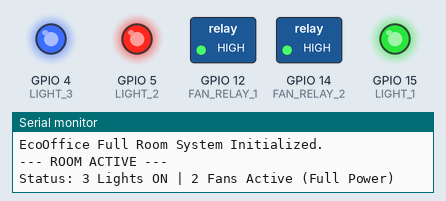
The sketch below on a simulated ESP32. Parts: switched loads named in the sketch (green lamp = pin HIGH), output pins drawn as LEDs (lit = HIGH), the last lines printed to the serial monitor.

Above: at 2.0 s.
At 6.0 s:
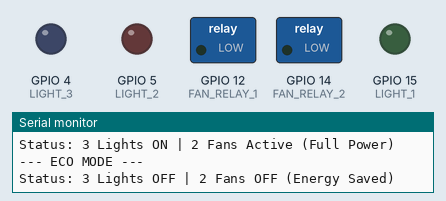
Timing chart, 0 to 10.4 s (numbered marks = the images above):
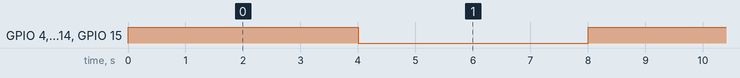

Measured:
- by itself, GPIO 4 (LIGHT_3), GPIO 5 (LIGHT_2), GPIO 12 (FAN_RELAY_1), GPIO 14 (FAN_RELAY_2), GPIO 15 (LIGHT_1): alternates HIGH for 4.0 s and LOW for 4.0 s

The sketch:

sketch.ino
```cpp
// 3 Lights (External LEDs)
#define LIGHT_1 15
#define LIGHT_2 5
#define LIGHT_3 4

// 2 Fan Relays
#define FAN_RELAY_1 12
#define FAN_RELAY_2 14

void setup() {
  Serial.begin(115200);

  // Initialize all 5 pins as outputs
  pinMode(LIGHT_1, OUTPUT);
  pinMode(LIGHT_2, OUTPUT);
  pinMode(LIGHT_3, OUTPUT);
  pinMode(FAN_RELAY_1, OUTPUT);
  pinMode(FAN_RELAY_2, OUTPUT);

  Serial.println("EcoOffice Full Room System Initialized.");
}

void loop() {
  // --- STATE 1: Turn everything ON ---
  Serial.println("--- ROOM ACTIVE ---");
  Serial.println("Status: 3 Lights ON | 2 Fans Active (Full Power)");

  digitalWrite(LIGHT_1, HIGH);
  digitalWrite(LIGHT_2, HIGH);
  digitalWrite(LIGHT_3, HIGH);
  digitalWrite(FAN_RELAY_1, HIGH); // Closes relay 1 -> Turns Fan 1 ON
  digitalWrite(FAN_RELAY_2, HIGH); // Closes relay 2 -> Turns Fan 2 ON
  delay(4000); // Keep on for 4 seconds

  // --- STATE 2: Eco Mode (Turn everything OFF) ---
  Serial.println("--- ECO MODE ---");
  Serial.println("Status: 3 Lights OFF | 2 Fans OFF (Energy Saved)");

  digitalWrite(LIGHT_1, LOW);
  digitalWrite(LIGHT_2, LOW);
  digitalWrite(LIGHT_3, LOW);
  digitalWrite(FAN_RELAY_1, LOW);  // Opens relay 1 -> Cuts power to Fan 1
  digitalWrite(FAN_RELAY_2, LOW);  // Opens relay 2 -> Cuts power to Fan 2
  delay(4000); // Keep off for 4 seconds
}
```
